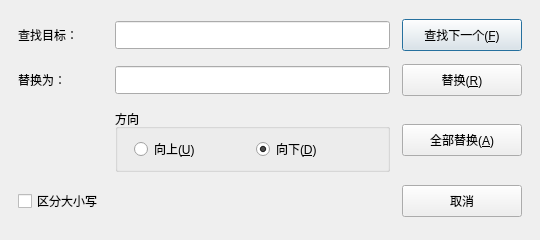
<?xml version="1.0" encoding="UTF-8"?>
<ui version="4.0">
 <class>ReplaceDialog</class>
 <widget class="QDialog" name="ReplaceDialog">
  <property name="geometry">
   <rect>
    <x>0</x>
    <y>0</y>
    <width>540</width>
    <height>240</height>
   </rect>
  </property>
  <property name="minimumSize">
   <size>
    <width>520</width>
    <height>230</height>
   </size>
  </property>
  <property name="windowTitle">
   <string>替换</string>
  </property>
  <property name="windowIcon">
   <iconset resource="resources.qrc">
    <normaloff>:/icons/replace.png</normaloff>:/icons/replace.png</iconset>
  </property>
  <property name="modal">
   <bool>false</bool>
  </property>
  <layout class="QGridLayout" name="gridLayout">
   <property name="leftMargin">
    <number>18</number>
   </property>
   <property name="topMargin">
    <number>18</number>
   </property>
   <property name="rightMargin">
    <number>18</number>
   </property>
   <property name="bottomMargin">
    <number>18</number>
   </property>
   <property name="horizontalSpacing">
    <number>12</number>
   </property>
   <property name="verticalSpacing">
    <number>12</number>
   </property>
   <item row="0" column="0">
    <widget class="QLabel" name="labelFind">
     <property name="text">
      <string>查找目标：</string>
     </property>
    </widget>
   </item>
   <item row="0" column="1">
    <widget class="QLineEdit" name="lineEditFind">
     <property name="minimumSize">
      <size>
       <width>260</width>
       <height>28</height>
      </size>
     </property>
     <property name="clearButtonEnabled">
      <bool>true</bool>
     </property>
    </widget>
   </item>
   <item row="0" column="2">
    <widget class="QPushButton" name="buttonFind">
     <property name="minimumSize">
      <size>
       <width>120</width>
       <height>32</height>
      </size>
     </property>
     <property name="text">
      <string>查找下一个(&amp;F)</string>
     </property>
     <property name="default">
      <bool>true</bool>
     </property>
    </widget>
   </item>
   <item row="1" column="0">
    <widget class="QLabel" name="labelReplace">
     <property name="text">
      <string>替换为：</string>
     </property>
    </widget>
   </item>
   <item row="1" column="1">
    <widget class="QLineEdit" name="lineEditReplace">
     <property name="minimumSize">
      <size>
       <width>260</width>
       <height>28</height>
      </size>
     </property>
     <property name="clearButtonEnabled">
      <bool>true</bool>
     </property>
    </widget>
   </item>
   <item row="1" column="2">
    <widget class="QPushButton" name="buttonReplace">
     <property name="minimumSize">
      <size>
       <width>120</width>
       <height>32</height>
      </size>
     </property>
     <property name="text">
      <string>替换(&amp;R)</string>
     </property>
    </widget>
   </item>
   <item row="2" column="1">
    <widget class="QGroupBox" name="groupBoxDirection">
     <property name="title">
      <string>方向</string>
     </property>
     <layout class="QHBoxLayout" name="horizontalLayoutDirection">
      <property name="leftMargin">
       <number>16</number>
      </property>
      <property name="topMargin">
       <number>8</number>
      </property>
      <property name="rightMargin">
       <number>16</number>
      </property>
      <property name="bottomMargin">
       <number>8</number>
      </property>
      <item>
       <widget class="QRadioButton" name="radioUp">
        <property name="text">
         <string>向上(&amp;U)</string>
        </property>
       </widget>
      </item>
      <item>
       <widget class="QRadioButton" name="radioDown">
        <property name="text">
         <string>向下(&amp;D)</string>
        </property>
        <property name="checked">
         <bool>true</bool>
        </property>
       </widget>
      </item>
     </layout>
    </widget>
   </item>
   <item row="2" column="2">
    <widget class="QPushButton" name="buttonReplaceAll">
     <property name="minimumSize">
      <size>
       <width>120</width>
       <height>32</height>
      </size>
     </property>
     <property name="text">
      <string>全部替换(&amp;A)</string>
     </property>
    </widget>
   </item>
   <item row="3" column="0">
    <widget class="QCheckBox" name="checkCase">
     <property name="text">
      <string>区分大小写</string>
     </property>
    </widget>
   </item>
   <item row="3" column="2">
    <widget class="QPushButton" name="buttonCancel">
     <property name="minimumSize">
      <size>
       <width>120</width>
       <height>32</height>
      </size>
     </property>
     <property name="text">
      <string>取消</string>
     </property>
    </widget>
   </item>
  </layout>
 </widget>
 <resources>
  <include location="resources.qrc"/>
 </resources>
 <connections/>
</ui>
